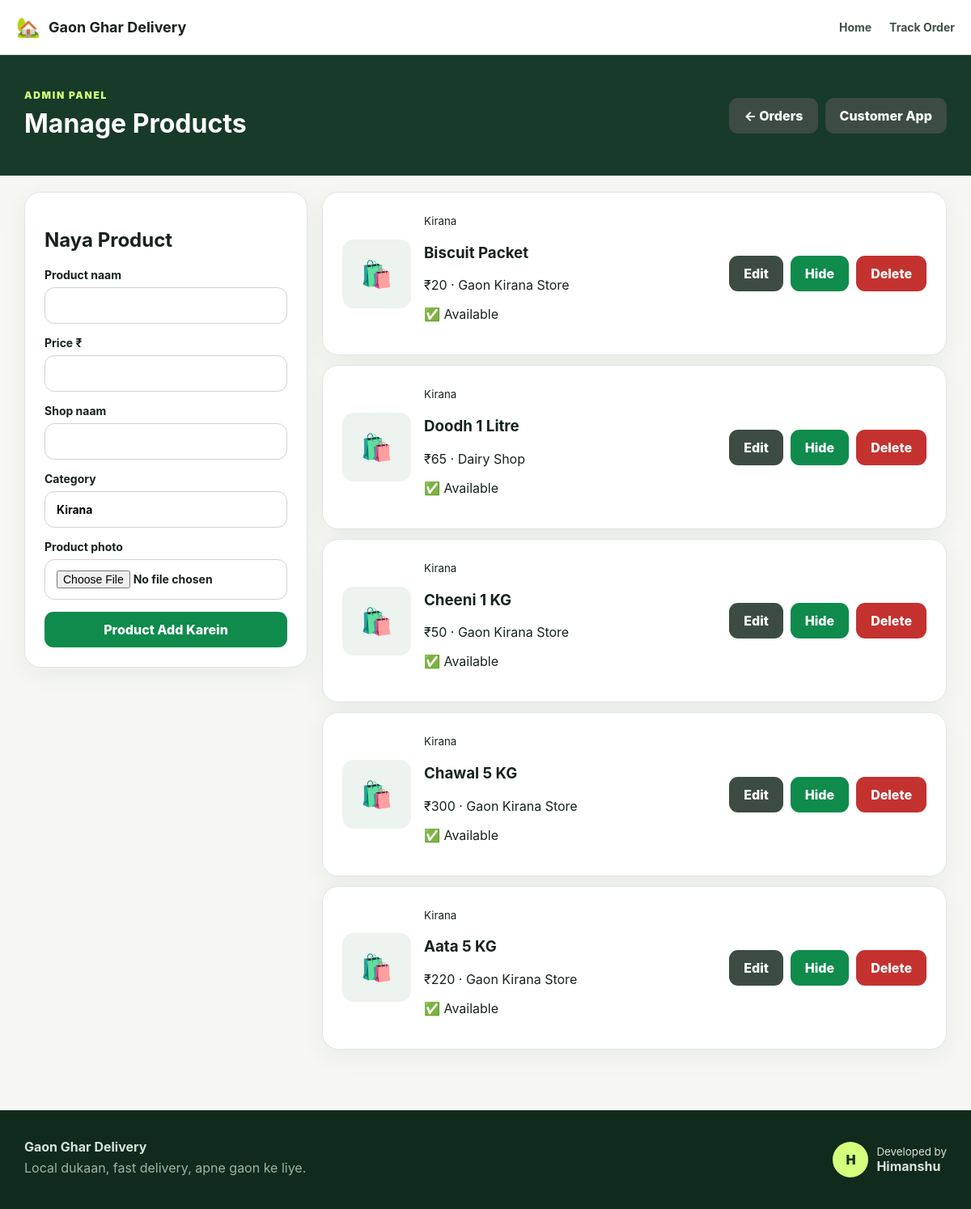
Screenshot of /admin/products (signed in) with the database file from the repository.
### tables this page shows
CREATE TABLE products (
            id INTEGER PRIMARY KEY AUTOINCREMENT,
            name TEXT NOT NULL,
            price INTEGER NOT NULL,
            shop_name TEXT NOT NULL,
            image_url TEXT DEFAULT '',
            is_available INTEGER NOT NULL DEFAULT 1
        );

### app.py (the view)
@app.route("/admin/products")
@admin_required
def admin_products():
    connection = get_database()
    products = connection.execute("SELECT * FROM products ORDER BY id DESC").fetchall()
    connection.close()
    return render_template("products.html", products=products)

### app.py (called while the page is built)
def get_database():
    DATABASE.parent.mkdir(parents=True, exist_ok=True)
    connection = sqlite3.connect(DATABASE, timeout=20)
    connection.row_factory = sqlite3.Row
    connection.execute("PRAGMA foreign_keys = ON")
    return connection

def admin_required(function):
    @wraps(function)
    def wrapper(*args, **kwargs):
        if not session.get("admin_logged_in"):
            return redirect(url_for("admin_login", next=request.path))
        return function(*args, **kwargs)
    return wrapper

@app.context_processor
def inject_globals():
    return {"delivery_rate": int(DELIVERY_RATE * 100)}

### templates/products.html
{% extends "base.html" %}{% block title %}Manage Products{% endblock %}{% block content %}
<header class="admin-head"><div><span class="eyebrow">ADMIN PANEL</span><h1>Manage Products</h1></div><div class="links"><a class="button secondary" href="{{ url_for('admin') }}">← Orders</a><a class="button secondary" href="{{ url_for('home') }}">Customer App</a></div></header><main class="container"><div class="admin-grid"><section class="card sticky-card"><h2>Naya Product</h2><form method="POST" action="{{ url_for('add_product') }}" enctype="multipart/form-data"><label>Product naam<input name="name" required></label><label>Price ₹<input type="number" name="price" min="1" required></label><label>Shop naam<input name="shop_name" required></label><label>Category<input name="category" value="Kirana" required></label><label>Product photo<input type="file" name="image" accept=".png,.jpg,.jpeg,.webp,image/*"></label><button class="full">Product Add Karein</button></form></section><section class="product-admin-list">{% for product in products %}<article class="card product-admin">{% if product.image_url %}<img src="{{ url_for('static',filename='uploads/'+product.image_url) }}" alt="">{% else %}<div class="admin-placeholder">🛍️</div>{% endif %}<div><small>{{ product.category }}</small><h3>{{ product.name }}</h3><p>₹{{ product.price }} · {{ product.shop_name }}</p><p>{% if product.is_available %}✅ Available{% else %}⛔ Hidden{% endif %}</p></div><div class="links"><a class="button secondary" href="{{ url_for('edit_product',product_id=product.id) }}">Edit</a><form method="POST" action="{{ url_for('toggle_product',product_id=product.id) }}"><button>{% if product.is_available %}Hide{% else %}Show{% endif %}</button></form><form method="POST" action="{{ url_for('delete_product',product_id=product.id) }}" onsubmit="return confirm('Product delete karna hai?')"><button class="danger">Delete</button></form></div></article>{% endfor %}</section></div></main>{% endblock %}

### static/css/style.css (style rules this page uses)
:root { --green:#0f8b4c;--green-dark:#076936;--ink:#17231c;--muted:#6b756f;--cream:#f6f7f3;--line:#e1e6e2;--danger:#c4322f }
* { box-sizing:border-box }
html { scroll-behavior:smooth }
body { margin:0;font-family:Inter,ui-sans-serif,system-ui,-apple-system,"Segoe UI",sans-serif;background:var(--cream);color:var(--ink) }
button,input,textarea,select { font:inherit }
.eyebrow { font-size:12px;letter-spacing:.14em;font-weight:900;color:var(--green) }
.hero .eyebrow,.admin-head .eyebrow { color:#d5ff7c }
.container { max-width:1180px;margin:0 auto;padding:20px }
input,textarea,select { width:100%;padding:13px 14px;border:1px solid #ccd5cf;border-radius:12px;margin:7px 0 15px;background:#fff;outline:none;transition:.2s }
label { display:block;font-weight:750;font-size:14px }
.card { background:white;border:1px solid var(--line);border-radius:20px;padding:24px;box-shadow:0 8px 30px rgba(25,45,34,.06) }
.button,button { display:inline-block;border:0;border-radius:11px;background:var(--green);color:white;padding:12px 18px;text-decoration:none;cursor:pointer;font-weight:800 }
.full { width:100% }
.secondary { background:#3c4c43 }
.danger { background:var(--danger) }
.links { display:flex;gap:9px;flex-wrap:wrap;align-items:center }
.links form { margin:0 }
.admin-head { background:#173b28;color:white;padding:38px max(20px,calc((100vw - 1140px)/2));display:flex;justify-content:space-between;align-items:center }
.admin-head h1 { margin:7px 0 }
.admin-grid { display:grid;grid-template-columns:350px 1fr;gap:18px }
.sticky-card { height:max-content;position:sticky;top:88px }
.product-admin-list { display:flex;flex-direction:column;gap:12px }
.product-admin { display:grid;grid-template-columns:85px 1fr auto;gap:16px;align-items:center }
.product-admin img,.admin-placeholder { width:85px;height:85px;border-radius:14px;object-fit:cover }
.admin-placeholder { display:grid;place-items:center;background:#edf3ef;font-size:32px }

### rows the page displays
products: category "Kirana", name "Biscuit Packet", price "20", shop_name "Gaon Kirana Store", is_available "✅ Available"
products: category "Kirana", name "Doodh 1 Litre", price "65", shop_name "Dairy Shop", is_available "✅ Available"
products: category "Kirana", name "Cheeni 1 KG", price "50", shop_name "Gaon Kirana Store", is_available "✅ Available"
products: category "Kirana", name "Chawal 5 KG", price "300", shop_name "Gaon Kirana Store", is_available "✅ Available"
products: category "Kirana", name "Aata 5 KG", price "220", shop_name "Gaon Kirana Store", is_available "✅ Available"
